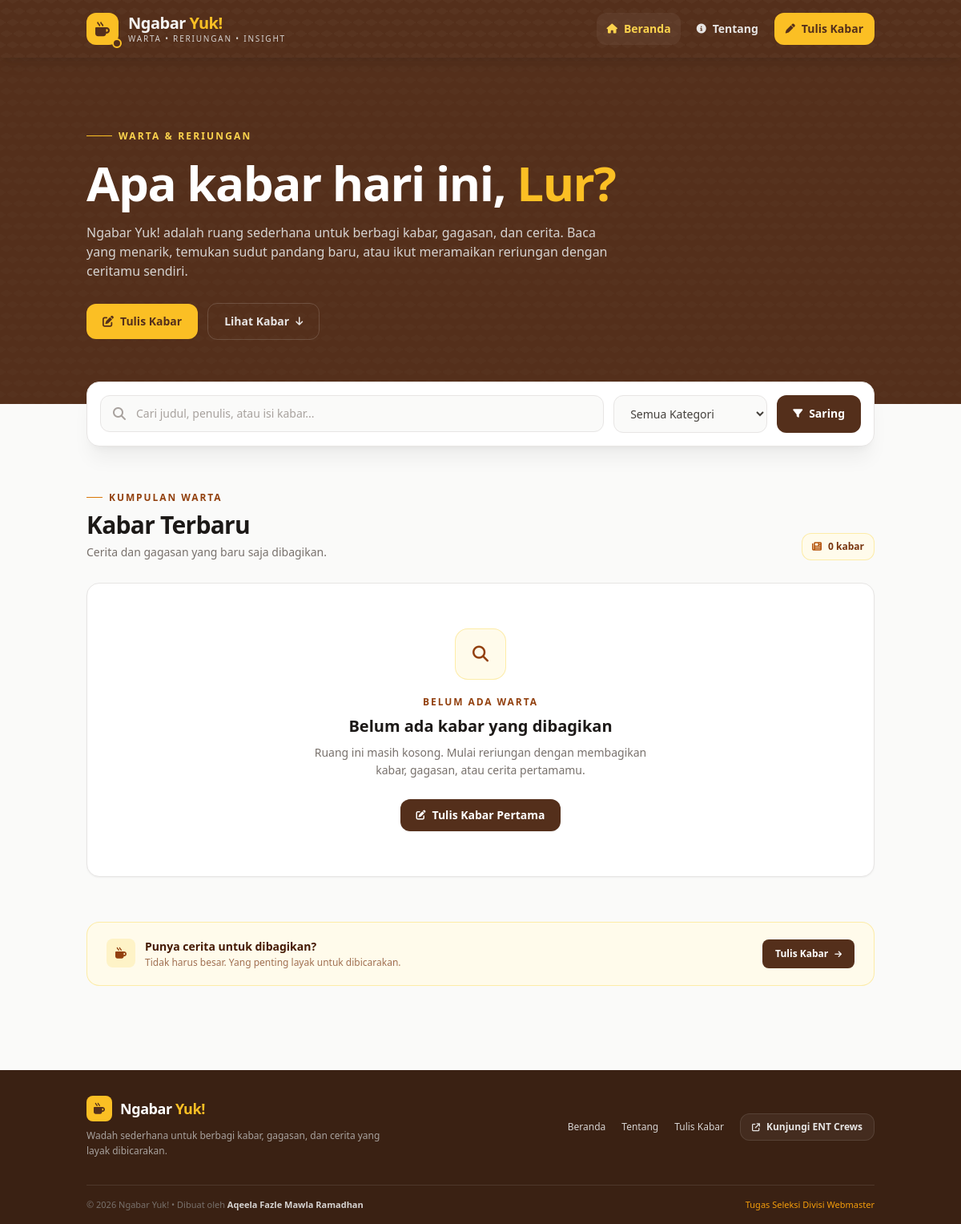
Before: / with the older database file.
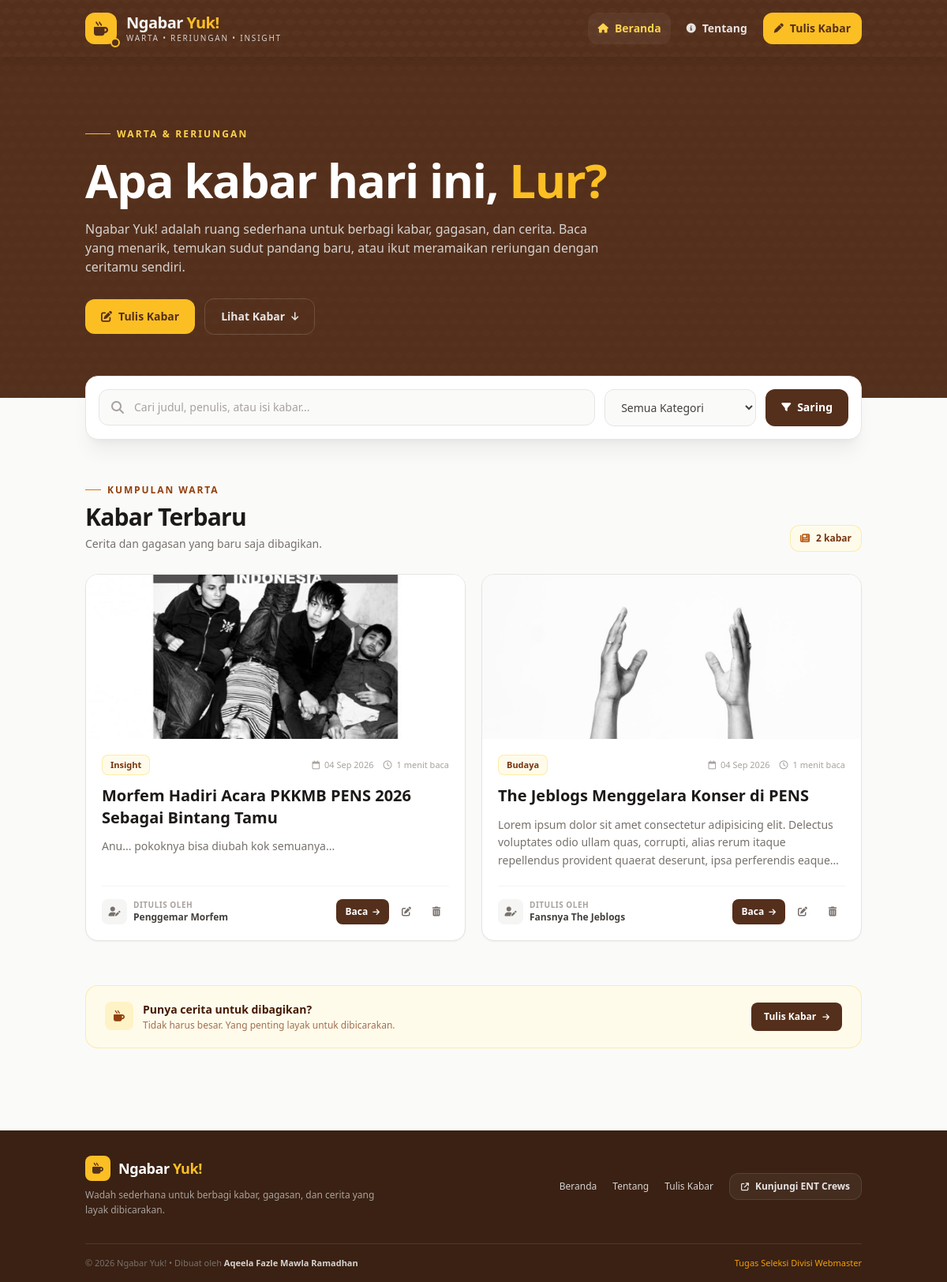
After: the same page with the newer database file.
### tables this page shows
CREATE TABLE IF NOT EXISTS `berita` (
  `id` int NOT NULL AUTO_INCREMENT,
  `judul` varchar(255) NOT NULL,
  `kategori` varchar(50) NOT NULL,
  `penulis` varchar(100) NOT NULL,
  `konten` text NOT NULL,
  `gambar` varchar(255) DEFAULT NULL,
  `read_time` int NOT NULL DEFAULT '1',
  `tanggal` timestamp NULL DEFAULT CURRENT_TIMESTAMP,
  PRIMARY KEY (`id`)
);

### index.php (the view, shortened to what the rows shown need)
<?php
require_once 'config.php';
$query = "SELECT * FROM berita WHERE 1=1";
$query .= " ORDER BY id DESC";
$stmt = mysqli_prepare($conn, $query);
mysqli_stmt_execute($stmt);
$result = mysqli_stmt_get_result($stmt);
?>
<!DOCTYPE html>
<html lang="id">
<head>
    <script src="https://cdn.tailwindcss.com"></script>
    <link rel="stylesheet"
        href="https://cdnjs.cloudflare.com/ajax/libs/font-awesome/6.4.0/css/all.min.css">
</head>
<body class="bg-stone-50 text-stone-800 font-sans antialiased min-h-screen flex flex-col selection:bg-amber-200 selection:text-amber-900">
    <main class="flex-1">
        <section class="relative overflow-hidden bg-[#542f1b] text-white">
            <div class="relative max-w-5xl mx-auto px-5 py-14 md:py-20">
                <div class="max-w-3xl">
                    <h1 class="text-4xl md:text-5xl lg:text-6xl font-black tracking-tight leading-[1.05]">
                        Apa kabar hari ini,
                        <span class="text-amber-400">Lur?</span>
                    </h1>
                </div>
            </div>
        </section>
        <section id="kabar" class="max-w-5xl mx-auto px-5 py-12 md:py-14">
            <div class="flex flex-col sm:flex-row sm:items-end justify-between gap-4 mb-7">
                <div>
                    <h2 class="text-2xl md:text-3xl font-black text-stone-900 tracking-tight">
                        Kabar Terbaru
                    </h2>
                </div>
            </div>
            <?php if (mysqli_num_rows($result) > 0): ?>
                <div class="grid grid-cols-1 md:grid-cols-2 gap-5">
                    <?php while ($row = mysqli_fetch_assoc($result)): ?>
                        <article class="group bg-white border border-stone-200 rounded-2xl overflow-hidden shadow-sm hover:shadow-lg hover:-translate-y-0.5 transition-all duration-300 flex flex-col">
                            <?php if (!empty($row['gambar']) && file_exists('assets/img/' . $row['gambar'])): ?>
                                <a href="detail.php?id=<?= $row['id']; ?>"
                                    class="block h-52 overflow-hidden bg-stone-100">
                                    <img
                                        src="assets/img/<?= htmlspecialchars($row['gambar']); ?>"
                                        alt="<?= htmlspecialchars($row['judul']); ?>"
                                        class="w-full h-full object-cover group-hover:scale-[1.03] transition duration-500">
                                </a>
                            <?php endif; ?>
                            <div class="p-5 flex-1 flex flex-col">
                                <div class="flex items-center justify-between gap-3 mb-3">
                                    <span class="inline-flex bg-amber-50 border border-amber-200/70 text-amber-900 text-[11px] font-bold px-2.5 py-1 rounded-lg">
                                        <?= htmlspecialchars($row['kategori']); ?>
                                    </span>
                                    <div class="flex items-center gap-3 text-[11px] text-stone-400 whitespace-nowrap">
                                        <span class="flex items-center gap-1.5">
                                            <i class="fa-regular fa-calendar"></i>
                                            <?= date('d M Y', strtotime($row['tanggal'])); ?>
                                        </span>
                                        <span class="flex items-center gap-1.5">
                                            <i class="fa-regular fa-clock"></i>
                                            <?= (int)$row['read_time']; ?> menit baca
                                        </span>
                                    </div>
                                </div>
                                <h3 class="text-xl font-black text-stone-900 leading-snug group-hover:text-[#542f1b] transition">
                                    <a href="detail.php?id=<?= $row['id']; ?>">
                                        <?= htmlspecialchars($row['judul']); ?>
                                    </a>
                                </h3>
                                <p class="text-sm text-stone-500 leading-relaxed mt-3 line-clamp-3">
                                    <?= htmlspecialchars($row['konten']); ?>
                                </p>
                                <div class="mt-auto pt-5">
                                    <div class="border-t border-stone-100 pt-4 flex items-center justify-between gap-3">
                                        <div class="flex items-center gap-2 min-w-0">
                                            <div class="w-8 h-8 rounded-lg bg-stone-100 text-stone-500 flex items-center justify-center flex-shrink-0">
                                                <i class="fa-solid fa-user-pen text-xs"></i>
                                            </div>
                                            <div class="min-w-0">
                                                <p class="text-[10px] text-stone-400 uppercase tracking-wider font-semibold">
                                                    Ditulis oleh
                                                </p>
                                                <p class="text-xs text-stone-700 font-bold truncate">
                                                    <?= htmlspecialchars($row['penulis']); ?>
                                                </p>
                                            </div>
                                        </div>
                                        <div class="flex items-center gap-1.5 flex-shrink-0">
                                            <a
                                                href="detail.php?id=<?= $row['id']; ?>"
                                                class="inline-flex items-center gap-1.5 bg-[#542f1b] hover:bg-[#432515] text-white font-bold text-xs px-3 py-2 rounded-lg transition">
                                                Baca
                                                <i class="fa-solid fa-arrow-right text-[10px]"></i>
                                            </a>
                                            <a
                                                href="update.php?id=<?= $row['id']; ?>"
                                                class="w-8 h-8 inline-flex items-center justify-center text-stone-500 hover:text-[#542f1b] hover:bg-stone-100 rounded-lg transition"
                                                title="Sunting">
                                                <i class="fa-solid fa-pen-to-square text-xs"></i>
                                            </a>
                                            <a
                                                href="delete.php?id=<?= $row['id']; ?>"
                                                onclick="return confirm('Yakin ingin menghapus kabar ini, Lur?');"
                                                class="w-8 h-8 inline-flex items-center justify-center text-stone-500 hover:text-rose-600 hover:bg-rose-50 rounded-lg transition"
                                                title="Hapus">
                                                <i class="fa-solid fa-trash-can text-xs"></i>
                                            </a>
                                        </div>
                                    </div>
                                </div>
                            </div>
                        </article>
                    <?php endwhile; ?>
                </div>
            <?php endif; ?>
        </section>
    </main>
</body>
</html>

Changed rows visible on the page:
added berita: gambar (picture), kategori "Insight", tanggal "04 Sep 2026", read_time "1", judul "Morfem Hadiri Acara PKKMB PENS 2026 Sebagai Bintang Tamu", konten "Anu... pokoknya bisa diubah kok semuanya...", penulis "Penggemar Morfem"
added berita: gambar (picture), kategori "Budaya", tanggal "04 Sep 2026", read_time "1", judul "The Jeblogs Menggelara Konser di PENS", konten "Lorem ipsum dolor sit amet consectetur adipisicing elit. Delectus voluptates odio ullam quas, corrupti, alias rerum itaque repellendus provident quaerat deserunt, ipsa perferendis…", penulis "Fansnya The Jeblogs"
Other visible differences:
mysqli_num_rows($result): "0" → "2"
text no longer shown: "BELUM ADA WARTA Belum ada kabar yang dibagikan Ruang ini masih kosong. Mulai reriungan dengan membagikan kabar, gagasan, atau cerita pertamamu. Tulis Kabar Pertama"
